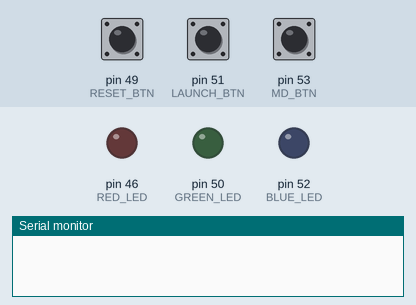
Recording of a sketch running on a simulated Arduino Mega 2560, built with avr-gcc and run on an emulated ATmega2560. Parts: output pins drawn as LEDs (lit = HIGH), the last lines printed to the serial monitor. Inputs (shaded band) come from the test bench; at power-on: pin 51 (LAUNCH_BTN) HIGH, pin 49 (RESET_BTN) HIGH, pin 53 (MD_BTN) HIGH.

Above: at 1.2 s.
1.3 s: pin 51 (LAUNCH_BTN) pulled LOW for 0.15 s
At 1.7 s:
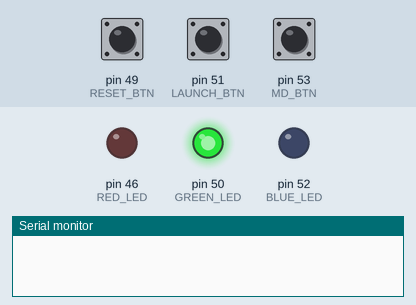
3.3 s: pin 49 (RESET_BTN) pulled LOW for 0.15 s
At 3.7 s:
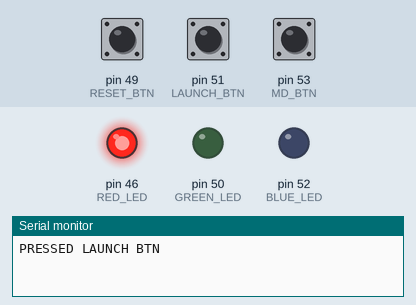
5.3 s: pin 53 (MD_BTN) pulled LOW for 0.15 s
At 5.7 s:
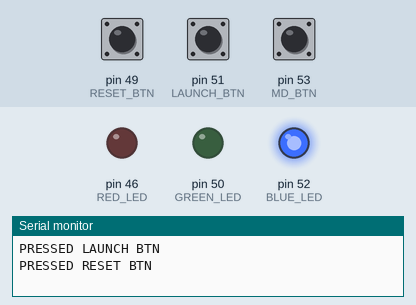
Timing chart, 0 to 8.3 s (numbered marks = the images above; inputs shaded):
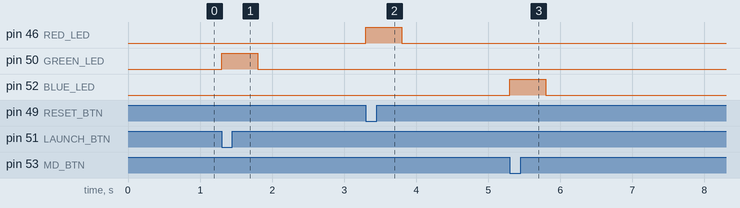

Measured:
- after the input at 1.3 s, pin 50 (GREEN_LED): LOW → HIGH at once, → LOW 0.50 s later
- after the input at 3.3 s, pin 46 (RED_LED): LOW → HIGH at once, → LOW 0.50 s later
- after the input at 5.3 s, pin 52 (BLUE_LED): LOW → HIGH at once, → LOW 0.50 s later

The sketch:

lightsAndButtonsTest.ino
```cpp
#define RED_LED 46
#define GREEN_LED 50
#define BLUE_LED 52

#define MD_BTN 53
#define LAUNCH_BTN 51
#define RESET_BTN 49

bool md_state = false;
bool launch_state = false;
bool reset_state = false;

void setup() {
  // put your setup code here, to run once:
  pinMode(RED_LED, OUTPUT);
  pinMode(GREEN_LED, OUTPUT);
  pinMode(BLUE_LED, OUTPUT);
  pinMode(MD_BTN, INPUT_PULLUP);
  pinMode(LAUNCH_BTN, INPUT_PULLUP);
  pinMode(RESET_BTN, INPUT_PULLUP);

  Serial.begin(9600);
}

void loop() {
  // put your main code here, to run repeatedly:
  if (digitalRead(MD_BTN) == LOW && md_state == false) {
    digitalWrite(BLUE_LED, HIGH);
    delay(500);
    digitalWrite(BLUE_LED, LOW);
    Serial.println("PRESSED M.D BTN");
    md_state = true;
  }

  if (digitalRead(LAUNCH_BTN) == LOW && launch_state == false) {
    digitalWrite(GREEN_LED, HIGH);
    delay(500);
    digitalWrite(GREEN_LED, LOW);
    Serial.println("PRESSED LAUNCH BTN");
    launch_state = true;
    reset_state = true;
  }

  if (digitalRead(RESET_BTN) == LOW && reset_state == true) {
    digitalWrite(RED_LED, HIGH);
    delay(500);
    digitalWrite(RED_LED, LOW);
    Serial.println("PRESSED RESET BTN");
    md_state = false;
    launch_state = false;
    reset_state = false;
  }

}
```
